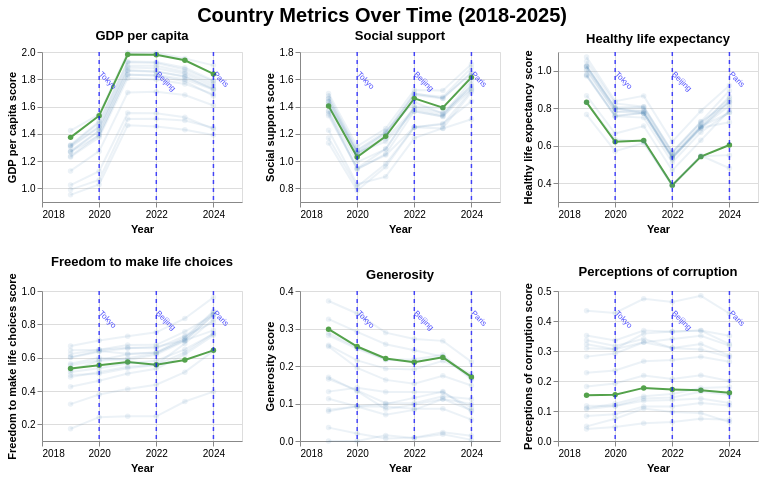

Notebook code cell kept with this figure:
### Code cell
#filter for just these years
olympics_since_2018 = {
    'China': {'city': 'Beijing', 'year': 2022},
    'France': {'city': 'Paris', 'year': 2024},
    'Japan': {'city': 'Tokyo', 'year': 2020},
}

countries = ['Australia', 'Austria', 'Brazil', 'Canada',
    'China', 'France', 'Germany',
    'Greece', 'Italy', 'Japan',
    'Mexico', 'Norway',  'Spain',
    'United Kingdom', 'United States']

df = happiness_df_final

#selector
country_select = alt.selection_point(
    fields=['Country'],
    bind=alt.binding_select(options=countries, name='Select Country: '),
    value=[{'Country': 'United States'}]
)

#metrics to plot
metrics_list = ['GDP per capita', 'Social support', 'Healthy life expectancy',
                'Freedom to make life choices', 'Generosity', 'Perceptions of corruption']

###data frame with olympic years and host cities
olympic_data = []
for country, info in olympics_since_2018.items():
    olympic_data.append({
        'Country': country,
        'Olympic_Year': info['year'],
        'Host_City': info['city']
    })
olympic_df = pd.DataFrame(olympic_data)

#individual chart creation
charts = []
for metric in metrics_list:
    #y-axis title
    y_title = f"{metric} score"

    #main chart
    base_chart = alt.Chart(df).mark_line(point=True, strokeWidth=2).encode(
        x=alt.X('Year:Q',
                title='Year',
                scale=alt.Scale(zero=False, domain=[2018, 2025]),
                axis=alt.Axis(format='d', values=list(range(2018, 2025, 2)))),
        y=alt.Y(f'{metric}:Q', title=y_title, scale=alt.Scale(zero=False)),
        color=alt.condition(
            country_select,
            alt.Color('Country:N', legend=None),
            alt.value('steelblue')
        ),
        opacity=alt.condition(
            country_select,
            alt.value(1.0),
            alt.value(0.1)
        ),
        tooltip=['Country', 'Year', metric]
    ).add_params(
        country_select
    )

    #vertical lines for Olympic years
    olympic_lines = alt.Chart(olympic_df).mark_rule(
        color='blue',
        strokeDash=[4, 4],
        strokeWidth=1.5,
        opacity=0.7,
        size=1
    ).encode(
        x='Olympic_Year:Q',
        tooltip=['Country', 'Olympic_Year', 'Host_City']
    )

    #labels
    olympic_labels = alt.Chart(olympic_df).mark_text(
        color='blue',
        fontSize=8,
        opacity=0.7,
        angle=45,  # Angled labels to be more legiable
        align='left',
        baseline='top',
        dx=5,
        dy=0
    ).encode(
        x='Olympic_Year:Q',
        y=alt.value(15),
        text='Host_City:N'
    )

    #layer
    chart = (base_chart + olympic_lines + olympic_labels).properties(
        width=200,
        height=150,
        title=metric
    )

    charts.append(chart)

#3x2 grid
grid = alt.vconcat(
    alt.hconcat(charts[0], charts[1], charts[2]),
    alt.hconcat(charts[3], charts[4], charts[5])
).properties(
    title={
        'text': 'Country Metrics Over Time (2018-2025)',
        'fontSize': 20,
        'anchor': 'middle'
    }
)

# Display
grid
